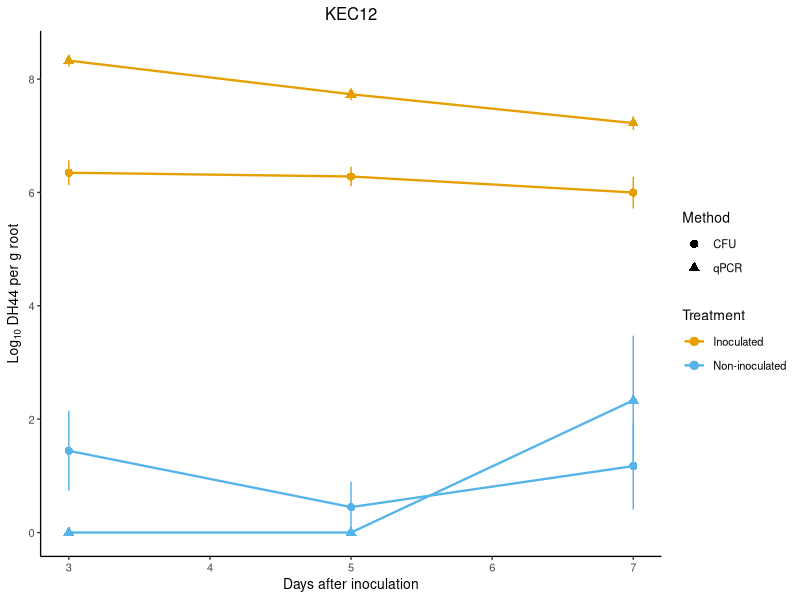
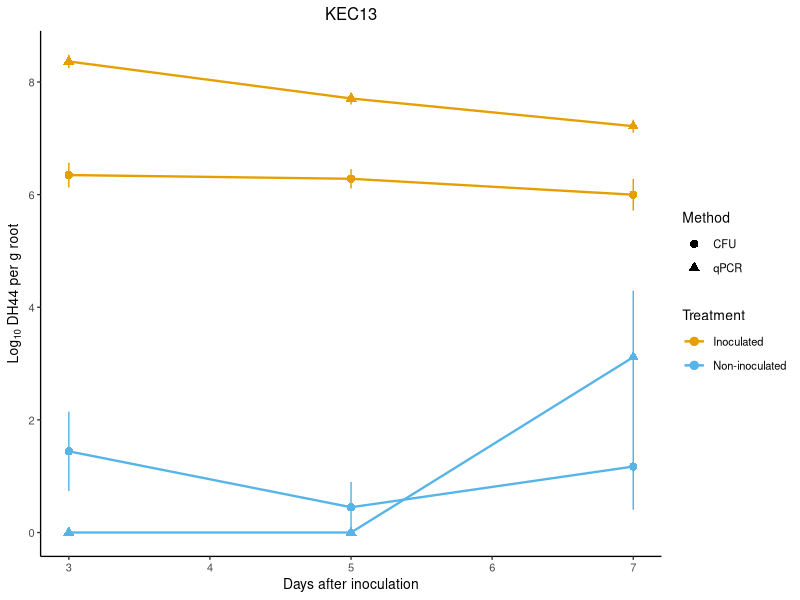
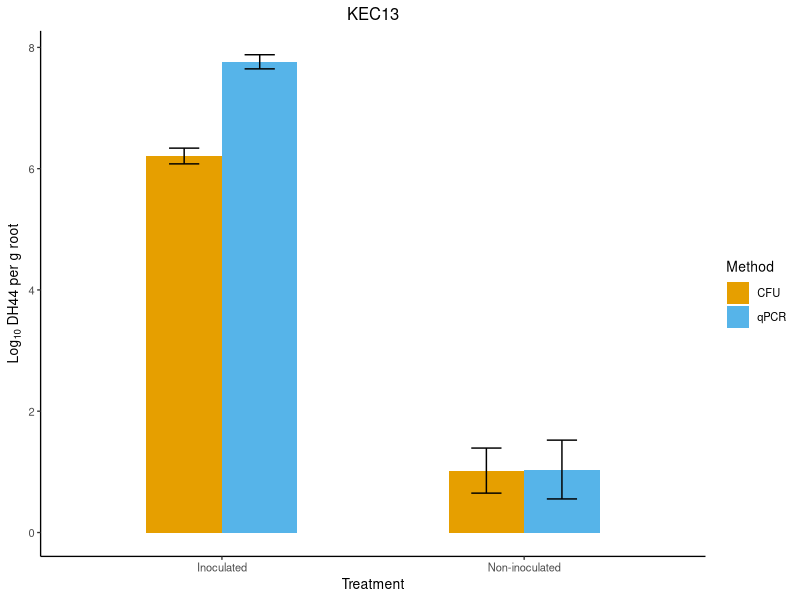
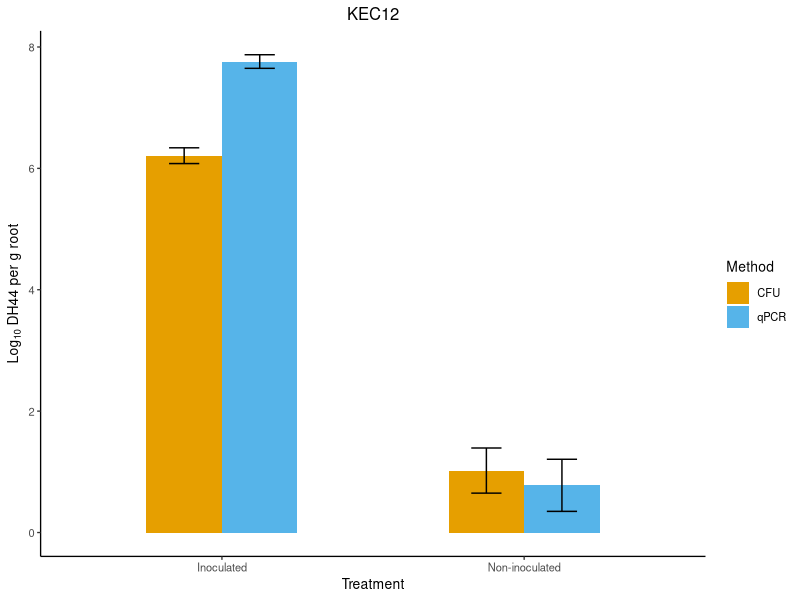
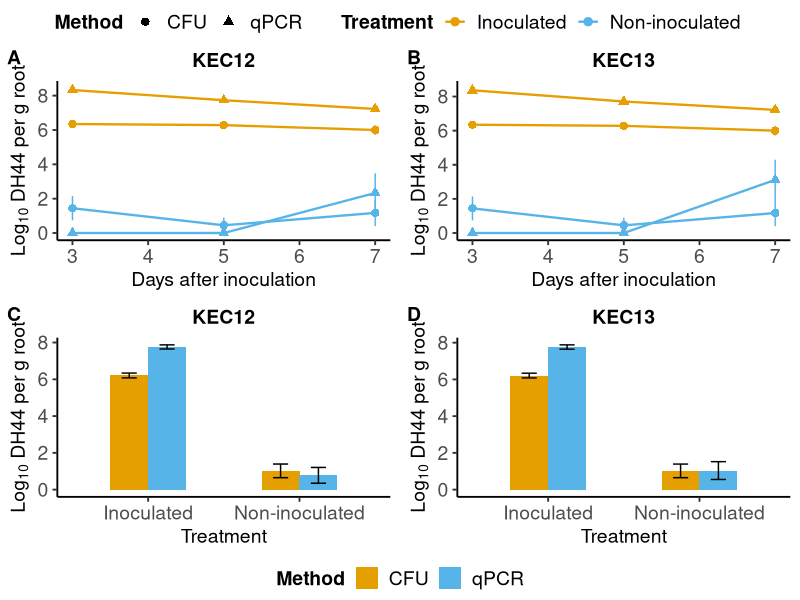
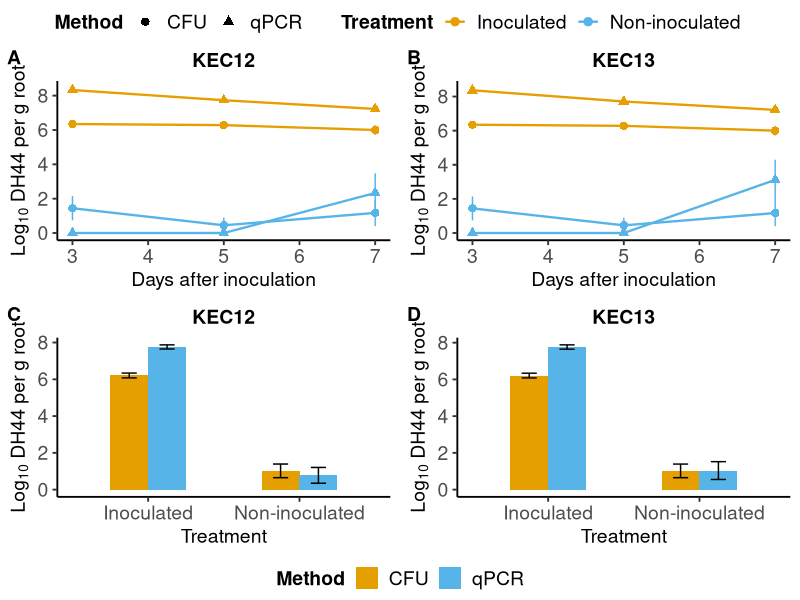
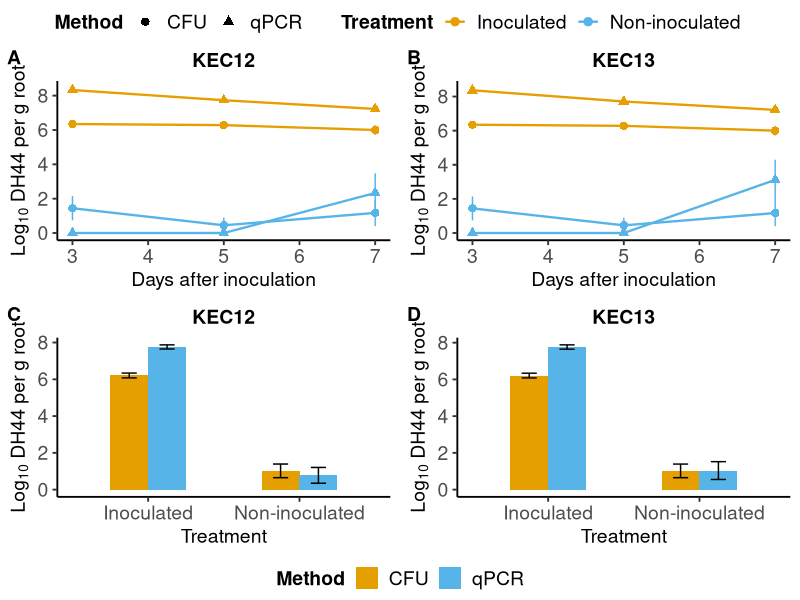

Generate these figures, in order, with R:
library(tidyverse)
library(ggpubr)
library(lmerTest)
library(emmeans)
cbbPalette <- c(
  "#E69F00", # orange
  "#56B4E9", # sky blue
  "#009E73", # bluish green
  "#F0E442", # yellow
  "#0072B2", # blue
  "#D55E00", # vermilion
  "#CC79A7",   # reddish purple
  "#000000"# black
)

# 2) pick two that you like – e.g. orange & sky‐blue:
myCols <- c(
  "Inoculated"     = cbbPalette[1],
  "Non-inoculated" = cbbPalette[2]
)
#Read
combined <- read.csv("Final_in_planta_validation_sheet.csv",
                     na.strings = c("", "NA", "#NUM!")) %>%
  rename(
    Kec12_qpcr = kec12_LOG.1.transformcorrected,
    Kec13_qpcr = kec13_LOG.1.transformcorrected,
    CFU = LOG.1.transform            # Rename CFU log column
  ) %>%
  mutate(
    Trial       = factor(Trial),                    # Convert Trial to factor for random effect
    Chamber     = factor(Chamber),
    Replication = factor(Replication),              # Replication as factor for grouping
    Time_days   = as.numeric(Time_days),            # Make sure Time is numeric
    Time_days_f = factor(Time_days)                 # Also prepare Time as factor for ANOVA
  )


str(combined[, c("Treatment_name","Trial","Chamber","Time_days","CFU","Kec12_qpcr","Kec13_qpcr")])
summary(combined$CFU)


# ==== Plot KEC12 ==== Final###
plot_kec12 <- combined %>%
  select(CFU, Kec12_qpcr, Treatment_name, Trial, Replication, Time_days) %>%
  pivot_longer(cols = c(CFU, Kec12_qpcr), names_to = "Metric", values_to = "value") %>%
  mutate(Method = recode(Metric,
                         "CFU" = "Plating (CFU)",
                         "Kec12_qpcr" = "qPCR KEC12")) %>%
  ggplot(aes(x = Time_days,
             y = value,
             color = Treatment_name,
             shape = Method,
             group = interaction(Treatment_name, Method))) +
  stat_summary(fun      = mean,      geom = "point",    size  = 2.5) +  # mean points
  stat_summary(fun.data = mean_se,   geom = "errorbar", width = 0.0) +  # SE bars
  stat_summary(fun      = mean,      geom = "line",     size  = 0.8, linetype="solid") +  # mean lines
  scale_shape_discrete(
    name   = "Method",
    labels = c("CFU", "qPCR"))+
  scale_color_manual(
    name   = "Treatment",
    values = myCols
  ) +
  labs(
    x        = "Days after inoculation",
    y        = expression(Log[10]~"DH44 per g root"),
    color    = "Treatment",
    shape    = "Method",
    linetype = "Method"
  ) +
  theme_classic(base_size = 10) +
  ggtitle("KEC12") +
  theme(
    plot.title = element_text(hjust = 0.5)  # <- center the title
  )
plot_kec12

# ==== Plot KEC13 ====
plot_kec13 <- combined %>%
  select(CFU, Kec13_qpcr, Treatment_name, Trial, Replication, Time_days) %>%
  pivot_longer(cols = c(CFU, Kec13_qpcr), names_to = "Metric", values_to = "value") %>%
  mutate(Method = recode(Metric,
                         "CFU" = "Plating (CFU)",
                         "Kec13_qpcr" = "qPCR KEC13")) %>%
  ggplot(aes(x = Time_days,
             y = value,
             color = Treatment_name,
             shape = Method,
             group = interaction(Treatment_name, Method))) +
  stat_summary(fun      = mean,      geom = "point",    size  = 2.5) +  # mean points
  stat_summary(fun.data = mean_se,   geom = "errorbar", width = 0.0) +  # SE bars
  stat_summary(fun      = mean,      geom = "line",     size  = 0.8, linetype="solid") +  # mean lines
  scale_shape_discrete(
    name   = "Method",
    labels = c("CFU", "qPCR"))+
  scale_color_manual(
    name   = "Treatment",
    values = myCols
  ) +
  labs(
    x        = "Days after inoculation",
    y        = expression(Log[10]~"DH44 per g root"),
    color    = "Treatment",
    shape    = "Method",
    linetype = "Method"
  ) +
  theme_classic(base_size = 10) +
  ggtitle("KEC13") +
  theme(
    plot.title = element_text(hjust = 0.5)  # <- center the title
  )

plot_kec13


# KEC13
# ==========================================================
kec13.lm <- combined %>%
  select(CFU, Kec13_qpcr, Treatment_name, Replication, Trial, Chamber, Time_days) %>%
  pivot_longer(cols = c(CFU, Kec13_qpcr),
               names_to = "method") %>%
  mutate(Time_days = as.factor(Time_days))   # Treat Time as factor

# Fit the model with Trial as random effect
mod_kec13 <- lmer(value ~ method * Time_days * Treatment_name + (1 | Trial), data = kec13.lm)
summary(mod_kec13)
anova(mod_kec13)
write.csv(as.data.frame(anova(mod_kec13)), "SuppTable1_anova_KEC13.csv")
VarCorr(mod_kec13)
confint(mod_kec13, method = "Wald")

# Estimated marginal means — pooled over time
emm_kec13 <- emmeans(mod_kec13, ~ method | Treatment_name)

emm_kec13
pairs(emm_kec13, adjust = "tukey")
confint(pairs(emm_kec13, adjust = "tukey"))
write.csv(as.data.frame(confint(pairs(emm_kec13, adjust = "tukey"))), "Table2_KEC13.csv")

# Per-timepoint contrasts (supplementary)
pairs(emmeans(mod_kec13, ~ method | Time_days | Treatment_name), adjust = "tukey")
write.csv(as.data.frame(pairs(emmeans(mod_kec13, ~ method | Time_days | Treatment_name), adjust = "tukey")), "TableS3_KEC13.csv")

# ==========================================================
# KEC12
# ==========================================================
kec12.lm <- combined %>%
  select(CFU, Kec12_qpcr, Treatment_name, Replication, Trial, Chamber, Time_days) %>%
  pivot_longer(cols = c(CFU, Kec12_qpcr),
               names_to = "method") %>%
  mutate(Time_days = as.factor(Time_days))

mod_kec12 <- lmer(value ~ method * Time_days * Treatment_name + (1 | Trial), data = kec12.lm)
summary(mod_kec12)
anova(mod_kec12)
write.csv(as.data.frame(anova(mod_kec12)), "SuppTable1_anova_KEC12.csv")
VarCorr(mod_kec12)
confint(mod_kec12, method = "Wald")

emm_kec12 <- emmeans(mod_kec12, ~ method | Treatment_name)
emm_kec12
pairs(emm_kec12, adjust = "tukey")
confint(pairs(emm_kec12, adjust = "tukey"))

write.csv(as.data.frame(confint(pairs(emm_kec12, adjust = "tukey"))), "Table2_KEC12.csv")
pairs(emmeans(mod_kec12, ~ method | Time_days | Treatment_name), adjust = "tukey")
write.csv(as.data.frame(pairs(emmeans(mod_kec12, ~ method | Time_days | Treatment_name), adjust = "tukey")), "TableS3_KEC12.csv")

# KEC12 vs KEC13 — do the two primer pairs differ?
# ==========================================================
all.lm <- combined %>%
  select(CFU, Kec12_qpcr, Kec13_qpcr, Treatment_name, Replication,
         Trial, Chamber, Time_days) %>%
  pivot_longer(cols = c(CFU, Kec12_qpcr, Kec13_qpcr), names_to = "assay") %>%
  mutate(Time_days = as.factor(Time_days),
         assay = factor(assay, levels = c("CFU", "Kec12_qpcr", "Kec13_qpcr")))

mod_all <- lmer(value ~ assay * Time_days * Treatment_name + (1 | Trial), data = all.lm)
anova(mod_all)

emm_all <- emmeans(mod_all, ~ assay | Treatment_name)
emm_all
pairs(emm_all, adjust = "tukey")          # KEC12 vs KEC13 is the third contrast
confint(pairs(emm_all, adjust = "tukey"))




# Chamber variance check — nested models, not reported.
# Fitted only to justify omitting chamber from the final models.
# ==========================================================
chk_kec13 <- lmer(value ~ method * Time_days * Treatment_name + (1 | Trial/Chamber),
                  data = kec13.lm)
summary(chk_kec13)
as.data.frame(VarCorr(chk_kec13))[, c("grp", "vcov")]
isSingular(chk_kec13)

chk_kec12 <- lmer(value ~ method * Time_days * Treatment_name + (1 | Trial/Chamber),
                  data = kec12.lm)
summary(chk_kec12)
as.data.frame(VarCorr(chk_kec12))[, c("grp", "vcov")]
isSingular(chk_kec12)


#model check

anova(chk_kec13, mod_kec13, refit = FALSE)
anova(chk_kec12, mod_kec12, refit = FALSE)

# Tests each random effect by dropping it
ranova(chk_kec13)
ranova(chk_kec12)

write.csv(as.data.frame(VarCorr(chk_kec12)), "S2_var_KEC12.csv")
write.csv(as.data.frame(VarCorr(chk_kec13)), "S2_var_KEC13.csv")
write.csv(as.data.frame(anova(chk_kec12, mod_kec12, refit = FALSE)), "S2_LRT_KEC12.csv")
write.csv(as.data.frame(anova(chk_kec13, mod_kec13, refit = FALSE)), "S2_LRT_KEC13.csv")

#note: significant variance of chamber so must include. also the trial itself have nonvaria so.
# ==========================================================
# KEC13 — final model
# ==========================================================
mod_kec13 <- lmer(value ~ method * Time_days * Treatment_name + (1 | Trial:Chamber),
                  data = kec13.lm)
summary(mod_kec13)
anova(mod_kec13)
VarCorr(mod_kec13)

emm_kec13 <- emmeans(mod_kec13, ~ method | Treatment_name)
emm_kec13
pairs(emm_kec13, adjust = "tukey")
confint(pairs(emm_kec13, adjust = "tukey"))

write.csv(as.data.frame(anova(mod_kec13)), "SuppTable1_anova_KEC13.csv")
write.csv(as.data.frame(confint(pairs(emm_kec13, adjust = "tukey"))), "Table2_KEC13.csv")
write.csv(as.data.frame(pairs(emm_kec13, adjust = "tukey")), "Table2_P_KEC13.csv")


# ==========================================================
# KEC12 — final model
# ==========================================================
mod_kec12 <- lmer(value ~ method * Time_days * Treatment_name + (1 | Trial:Chamber),
                  data = kec12.lm)
summary(mod_kec12)
anova(mod_kec12)
VarCorr(mod_kec12)

emm_kec12 <- emmeans(mod_kec12, ~ method | Treatment_name)
emm_kec12
pairs(emm_kec12, adjust = "tukey")
confint(pairs(emm_kec12, adjust = "tukey"))

write.csv(as.data.frame(anova(mod_kec12)), "SuppTable1_anova_KEC12.csv")
write.csv(as.data.frame(confint(pairs(emm_kec12, adjust = "tukey"))), "Table2_KEC12.csv")
write.csv(as.data.frame(pairs(emm_kec12, adjust = "tukey")), "Table2_P_KEC12.csv")


# ==========================================================
# KEC12 vs KEC13
# ==========================================================
mod_all <- lmer(value ~ assay * Time_days * Treatment_name + (1 | Trial:Chamber),
                data = all.lm)
anova(mod_all)

emm_all <- emmeans(mod_all, ~ assay | Treatment_name)
emm_all
pairs(emm_all, adjust = "tukey")
confint(pairs(emm_all, adjust = "tukey"))

with(combined, t.test(Kec12_qpcr, Kec13_qpcr, paired = TRUE))

write.csv(as.data.frame(anova(mod_all)), "SuppTable_anova_all_assays.csv")
write.csv(as.data.frame(confint(pairs(emm_all, adjust = "tukey"))), "Table_primer_comparison.csv")
write.csv(as.data.frame(pairs(emm_all, adjust = "tukey")), "Table_primer_comparison_P.csv")



# Per-timepoint contrasts — now required, since the 3-way is significant
pairs(emmeans(mod_kec12, ~ method | Time_days | Treatment_name), adjust = "tukey")
pairs(emmeans(mod_kec13, ~ method | Time_days | Treatment_name), adjust = "tukey")

write.csv(as.data.frame(pairs(emmeans(mod_kec12, ~ method | Time_days | Treatment_name),
                              adjust = "tukey")), "TableS3_by_time_KEC12.csv")
write.csv(as.data.frame(pairs(emmeans(mod_kec13, ~ method | Time_days | Treatment_name),
                              adjust = "tukey")), "TableS3_by_time_KEC13.csv")


# Population estimates
pop_est <- combined %>%
  pivot_longer(c(CFU, Kec12_qpcr, Kec13_qpcr), names_to = "Method", values_to = "Value") %>%
  group_by(Treatment_name, Method) %>%
  summarise(n = n(), mean = mean(Value), sd = sd(Value),
            min = min(Value), max = max(Value), .groups = "drop")

pop_est
write.csv(pop_est, "SuppTable2_population_estimates.csv", row.names = FALSE)

# Final plots (merged time points)


stat13 <- ggplot(kec13.lm, aes(x = Treatment_name, y = value, fill = method)) +  
  stat_summary(fun = mean, geom = "bar", position = "dodge", width = 0.5) +
  stat_summary(fun.data = mean_se, geom = "errorbar", width = 0.2, position = position_dodge(0.5)) +
  scale_fill_manual(name = "Method",
                    values = c(CFU = cbbPalette[1], Kec13_qpcr = cbbPalette[2]),
                    labels = c("CFU", "qPCR")) +
  labs(x = "Treatment", y = expression(Log[10]~"DH44 per g root") )+
  ggtitle("KEC13") +
  theme_classic(base_size = 10) +
  theme(plot.title = element_text(hjust = 0.5)) 
 # geom_pwc(aes(group = method), method = "t_test", label = "p.adj.signif") +
 # geom_pwc(aes(group = Treatment_name), method = "t_test", label = "p.adj.signif",y.position = c(9.5, 7),   # Adjust spacing if needed
       #    bracket.nudge.y = 0.1,
        #   tip.length = 0.01,
        #   position = position_dodge(0.5))
stat13

stat12 <- ggplot(kec12.lm, aes(x = Treatment_name, y = value, fill = method)) +  
  stat_summary(fun = mean, geom = "bar", position = "dodge", width = 0.5) +
  stat_summary(fun.data = mean_se, geom = "errorbar", width = 0.2, position = position_dodge(0.5)) +
  scale_fill_manual(name = "Method",
                    values = c(CFU = cbbPalette[1], Kec12_qpcr = cbbPalette[2]),
                    labels = c("CFU", "qPCR")) +
  labs(x = "Treatment", y = expression(Log[10]~"DH44 per g root")) +
  ggtitle("KEC12") +
  theme_classic(base_size = 10) +
  theme(plot.title = element_text(hjust = 0.5)) 
  #geom_pwc(aes(group = method), method = "t_test", label = "p.adj.signif") +
  #geom_pwc(aes(group = Treatment_name), method = "t_test", label = "p.adj.signif",y.position = c(9.5, 7),   # Adjust spacing if needed
         #  bracket.nudge.y = 0.1,
          # tip.length = 0.01,
          # position = position_dodge(0.5))
stat12

my_theme <- theme_classic(base_size = 14) +
  theme(
    axis.title     = element_text(size = 14),
    axis.text      = element_text(size = 14),
    legend.title   = element_text(size = 14, face = "bold"),
    legend.text    = element_text(size = 14),
    plot.title     = element_text(size = 14, face = "bold", hjust = 0.5)
  )


stat13     <- stat13     + my_theme
stat12     <- stat12     + my_theme
plot_kec12 <- plot_kec12 + my_theme
plot_kec13 <- plot_kec13 + my_theme

row_bottom <- ggarrange(stat12, stat13,
                     labels = c("C", "D"),
                     common.legend = TRUE, legend = "bottom")

row_top <- ggarrange(plot_kec12, plot_kec13,
                        labels = c("A", "B"),
                        common.legend = TRUE, legend = "top")

Treatment_plot <- ggarrange(row_top, row_bottom, nrow = 2, heights = c(1, 1))
Treatment_plot

ggsave(
  filename = "Validation_Treatment_Level_Plot.png",  # path/filename
  plot     = Treatment_plot,          # the plot object
  width    = 8,                # width in inches
  height   = 9,                # height in inches
  bg = "white",
  dpi      = 600               # dots per inch (300–600 is standard for publication)
)

ggsave(
  filename = "Validation_Treatment_Level_Plot.pdf",  # path/filename
  plot     = Treatment_plot,          # the plot object
  width    = 8,                # width in inches
  height   = 9,                # height in inches
  bg = "white",
  dpi      = 600               # dots per inch (300–600 is standard for publication)
)



summary_all <- combined %>%
  select(Treatment_name, Time_days, CFU, Kec12_qpcr, Kec13_qpcr) %>%
  pivot_longer(cols = c(CFU, Kec12_qpcr, Kec13_qpcr),
               names_to = "Method",
               values_to = "Value") %>%
  group_by(Treatment_name, Time_days, Method) %>%
  summarise(
    mean_log10 = mean(Value, na.rm = TRUE),
    sd_log10   = sd(Value, na.rm = TRUE),
    n          = dplyr::n(),
    .groups = "drop"
  )

summary_all
